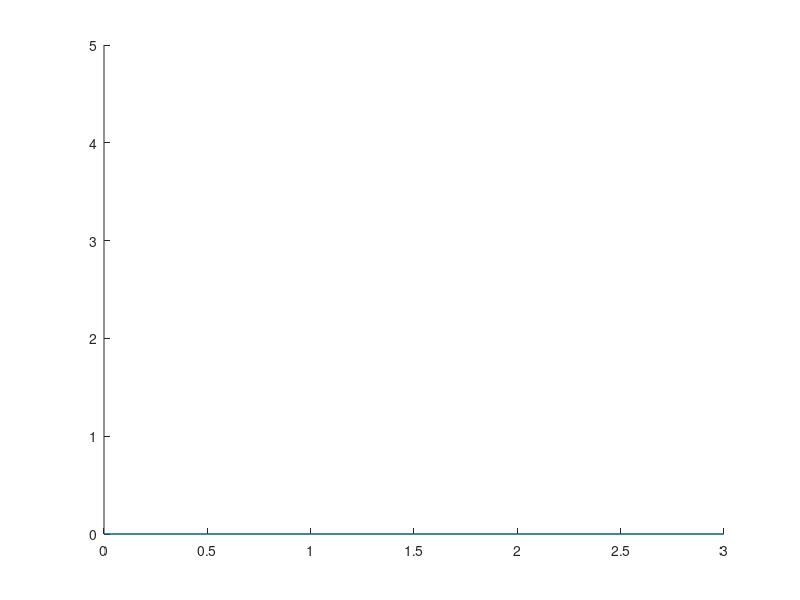

Here is the MATLAB script that generated this plot:
function r=pb3
  axis([0,3,0,5]);
  [x,y]=ginput(10);
  ls2=polyfit(x,y,2)
  hold on;
  plot(x,y,'x')
  v=[0:0.1:3];
  plot(v,polyval(ls2,v))
  hold off;
endfunction